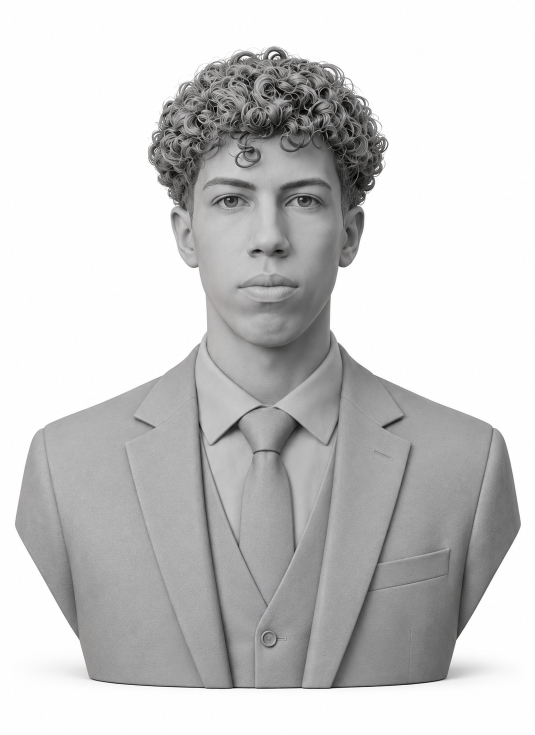
#> input picture assets/front-view.png, 1070 x 1470 px (shown at 1/2 size)
$ python reconstruct.py
#> lines starting #> are read from the running program, lines starting #| are printed output that depends on the picture; after the words box and inside, x2 and y2 are one past the last pixel; in counts of white or black regions, pixels touching at a corner belong together
#!/usr/bin/env python3
"""
Local two-view reconstruction of the clay bust (front + 90-degree side view).

This is NOT a neural image-to-3D model. It is a classic shape-from-silhouette
workflow that stays faithful to the two reference images:

  1. Both views are warped to a shared vertical scale using facial landmarks
     (hair top, eyes, mouth, chin, bust base), so row y means the same thing
     in the front and the side picture.
  2. For every row, the front silhouette gives the width and the side
     silhouette gives the depth (nose tip, lips, chin, back of the hair, ...).
  3. Each row's cross-section is a superellipse fitted in that width x depth
     box; the stack of rows is meshed with marching cubes and exported as GLB.
  4. The two clay photographs are saved as "tone" textures. The web app
     projects them back onto the particles, which carries the real facial
     detail and hair curls that a silhouette hull cannot contain.

Usage:  python3 tools/reconstruct.py
Needs:  numpy scipy opencv-python scikit-image trimesh
"""
import json
import pathlib

import cv2
import numpy as np
import trimesh
from scipy import ndimage as ndi
from skimage import measure

ROOT = pathlib.Path(__file__).resolve().parent.parent
FRONT = ROOT / "assets" / "front-view.png"
SIDE = ROOT / "assets" / "side-view.png"
OUT_GLB = ROOT / "public" / "models" / "my-portrait.glb"
OUT_META = ROOT / "src" / "data" / "portrait-meta.json"
OUT_FRONT_TONE = ROOT / "public" / "textures" / "front-tone.jpg"
OUT_SIDE_TONE = ROOT / "public" / "textures" / "side-tone.jpg"

N = 1280            # canonical rows: hair top -> bust base
WORLD_H = 2.0       # bust height in world units
THRESH = 240        # background is ~253, clay is darker
EXPONENT_FRONT = 2.5  # superellipse exponent on the face side (squarer = flatter face)
EXPONENT_BACK = 2.3
VOXELS_Y = 175

# Landmark rows (source pixels) measured on the two reference images:
#            top  eyes mouth chin bottom
FRONT_KNOTS = [92, 402, 575, 693, 1377]
SIDE_KNOTS = [29, 350, 525, 645, 1281]
# Where the same landmarks sit in the canonical image: the average fraction
# of the two views, so neither picture is distorted more than necessary.
frac_f = (np.array(FRONT_KNOTS) - FRONT_KNOTS[0]) / (FRONT_KNOTS[-1] - FRONT_KNOTS[0])
frac_s = (np.array(SIDE_KNOTS) - SIDE_KNOTS[0]) / (SIDE_KNOTS[-1] - SIDE_KNOTS[0])
CANON_ROWS = ((frac_f + frac_s) / 2.0) * (N - 1)

# Reference points for the world origin: ear canal column / ear row on the side view.
SIDE_EAR_COL = 655
SIDE_EAR_ROW = 430


def canonicalize(gray, knots, ear_row=None, ear_col=None):
    """Warp rows piecewise-linearly onto the canonical scale and rescale columns
    by the same average factor, so one canonical pixel is the same size in X, Y, Z."""
    h, w = gray.shape
    k = (knots[-1] - knots[0]) / (N - 1)  # source px per canonical px (average)
    wc = int(round(w / k))
    ys = np.arange(N, dtype=np.float32)
    src_rows = np.interp(ys, CANON_ROWS, knots).astype(np.float32)
    xs = (np.arange(wc, dtype=np.float32) * k)
    map_x = np.tile(xs[None, :], (N, 1))
    map_y = np.tile(src_rows[:, None], (1, wc))
    out = cv2.remap(gray, map_x, map_y, cv2.INTER_CUBIC, borderMode=cv2.BORDER_REPLICATE)
    extra = {}
    if ear_row is not None:
        extra["ear_row"] = float(np.interp(ear_row, knots, CANON_ROWS))
    if ear_col is not None:
        extra["ear_col"] = ear_col / k
    return out, extra


def silhouette(gray):
    m = gray < THRESH
    m = ndi.binary_opening(m, iterations=1)
    lab, n = ndi.label(m)
    sizes = ndi.sum(m, lab, range(1, n + 1))
    m = lab == (1 + int(np.argmax(sizes)))
    return ndi.binary_fill_holes(m)


def row_extents(mask, sigma=3.0):
    """Leftmost/rightmost foreground column per row, lightly smoothed so hair
    wisps do not make the hull jittery."""
    n, w = mask.shape
    lo = np.zeros(n)
    hi = np.zeros(n)
    for r in range(n):
        cols = np.flatnonzero(mask[r])
        if cols.size:
            lo[r], hi[r] = cols[0], cols[-1] + 1
        else:
            lo[r] = hi[r] = np.nan
    idx = np.arange(n)
    ok = ~np.isnan(lo)
    lo = np.interp(idx, idx[ok], lo[ok])
    hi = np.interp(idx, idx[ok], hi[ok])
    lo = ndi.median_filter(lo, size=9, mode="nearest")
    hi = ndi.median_filter(hi, size=9, mode="nearest")
    return ndi.gaussian_filter1d(lo, sigma, mode="nearest"), ndi.gaussian_filter1d(hi, sigma, mode="nearest")


def fill_background(gray, mask):
    """Replace background pixels with the nearest clay pixel so projecting a
    particle that lands on the silhouette edge never samples white."""
    wide = ndi.binary_dilation(mask, iterations=2)
    _, (iy, ix) = ndi.distance_transform_edt(~wide, return_indices=True)
    return gray[iy, ix]


def main():
    f_raw = cv2.imread(str(FRONT), cv2.IMREAD_GRAYSCALE)
#> f_raw: shape (1470, 1070); min 0, max 255, mean 202.8
    s_raw = cv2.imread(str(SIDE), cv2.IMREAD_GRAYSCALE)
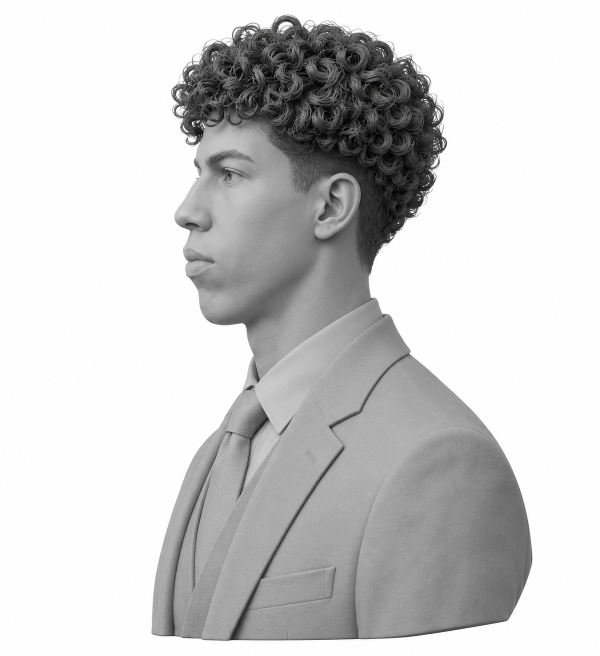
#> input picture assets/side-view.png, 1199 x 1312 px (shown at 1/2 size)
#> s_raw: shape (1312, 1199); min 0, max 255, mean 205.1
    f, _ = canonicalize(f_raw, FRONT_KNOTS)
    s, ex = canonicalize(s_raw, SIDE_KNOTS, SIDE_EAR_ROW, SIDE_EAR_COL)
#> call 2 of canonicalize, with ear_row = 430, ear_col = 655
#> in canonicalize (call 2), `out = cv2.remap(gray, map_x, map_y, cv2.INTER_CUBIC, borderMode=cv2.BO..`:
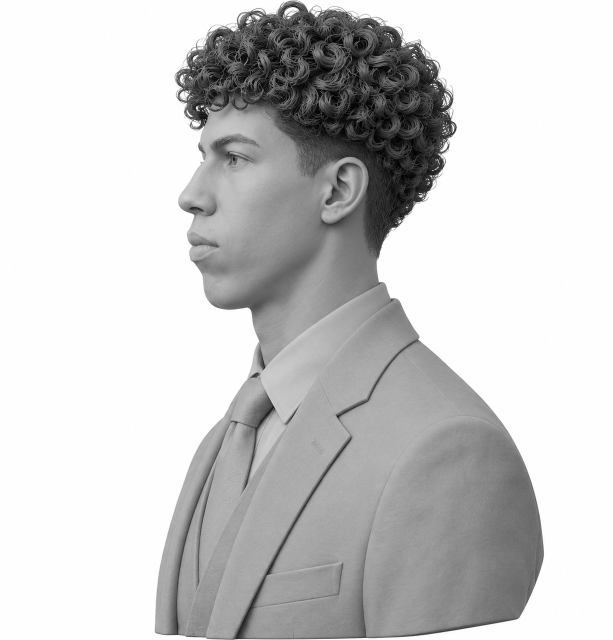
#> out: shape (1280, 1225) (shown at 1/2 size); min 0, max 255, mean 202.9
#> ex = {'ear_row': 398.5, 'ear_col': 669.1}

    fm, sm = silhouette(f), silhouette(s)
#> in silhouette, `m = gray < THRESH`:
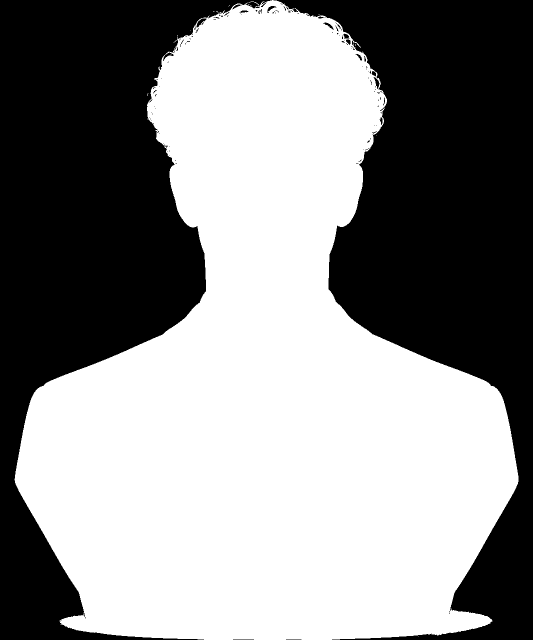
#> m: shape (1280, 1065) bool (shown at 1/2 size); 55.1% white; 119 black regions (98 under 20 px), largest, box (x1, y1, x2, y2) and area: (0, 0, 544, 1280) 308096, (547, 0, 1065, 1280) 302862, (393, 37, 413, 56) 145
#> in silhouette, `m = ndi.binary_opening(m, iterations=1)`: m: shape (1280, 1065) bool; 55% white; 91 black regions (75 under 20 px), largest, box (x1, y1, x2, y2) and area: (0, 0, 544, 1280) 308723, (547, 0, 1065, 1280) 303342, (684, 67, 701, 90) 176
#> in silhouette, `lab, n = ndi.label(m)`:
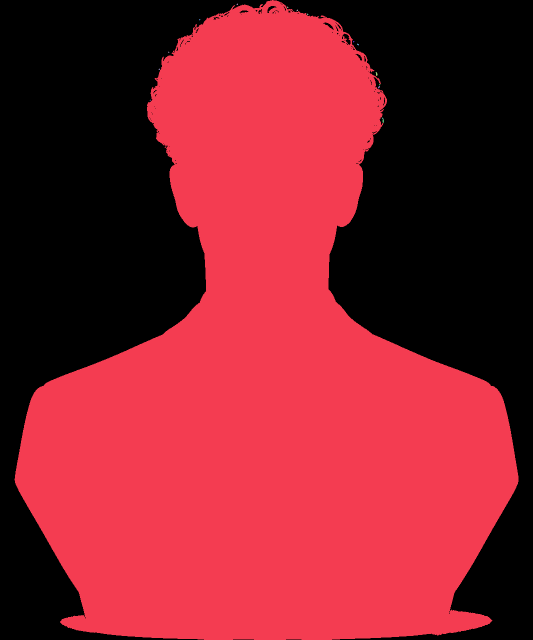
#> lab: shape (1280, 1065) int32 (shown at 1/2 size); 17 distinct labels, from 0 to 16; one colour per label, 0 black
#> in silhouette, `lab, n = ndi.label(m)`: n = 16
#> in silhouette, `sizes = ndi.sum(m, lab, range(1, n + 1))`: sizes = [749933, 5, 5, 5, 5, 5, 5, 8, 5, 5, 19, 5, 10, 5, 5, 20]
#> in silhouette, `m = lab == (1 + int(np.argmax(sizes)))`: m: shape (1280, 1065) bool; 55% white; 91 black regions (75 under 20 px), largest, box (x1, y1, x2, y2) and area: (0, 0, 544, 1280) 308748, (547, 0, 1065, 1280) 303429, (684, 67, 701, 90) 176
#> in silhouette, `return ndi.binary_fill_holes(m)`: returned value: shape (1280, 1065) bool; 55.1% white; 4 black regions, box (x1, y1, x2, y2) and area: (0, 0, 544, 1280) 308738, (547, 0, 1065, 1280) 303414, (466, 1279, 508, 1280) 42, (572, 1279, 603, 1280) 31
#> in silhouette (call 2), `m = gray < THRESH`: m: shape (1280, 1225) bool; 42.3% white; 4 white regions (3 under 20 px), largest, box (x1, y1, x2, y2) and area: (309, 0, 1088, 1280) 663747
#> in silhouette (call 2), `m = ndi.binary_opening(m, iterations=1)`: m: shape (1280, 1225) bool; 42.3% white; 19 white regions (16 under 20 px), largest, box (x1, y1, x2, y2) and area: (309, 0, 1088, 1280) 662909, (886, 156, 893, 165) 24, (854, 101, 861, 110) 22
#> in silhouette (call 2), `lab, n = ndi.label(m)`:
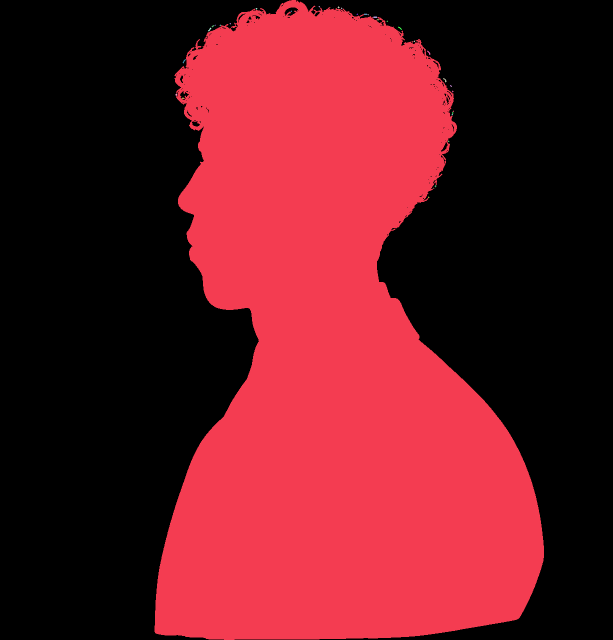
#> lab: shape (1280, 1225) int32 (shown at 1/2 size); 34 distinct labels, from 0 to 33; one colour per label, 0 black
#> in silhouette (call 2), `lab, n = ndi.label(m)`: n = 33
#> in silhouette (call 2), `sizes = ndi.sum(m, lab, range(1, n + 1))`: sizes = 33 values, max 662778 at index 0, min 5 at index 1, mean 20093.5
#> in silhouette (call 2), `m = lab == (1 + int(np.argmax(sizes)))`: m: shape (1280, 1225) bool; 42.3% white; 1 white region, box (x1, y1, x2, y2) and area: (309, 0, 1088, 1280) 662778
#> in silhouette (call 2), `return ndi.binary_fill_holes(m)`:
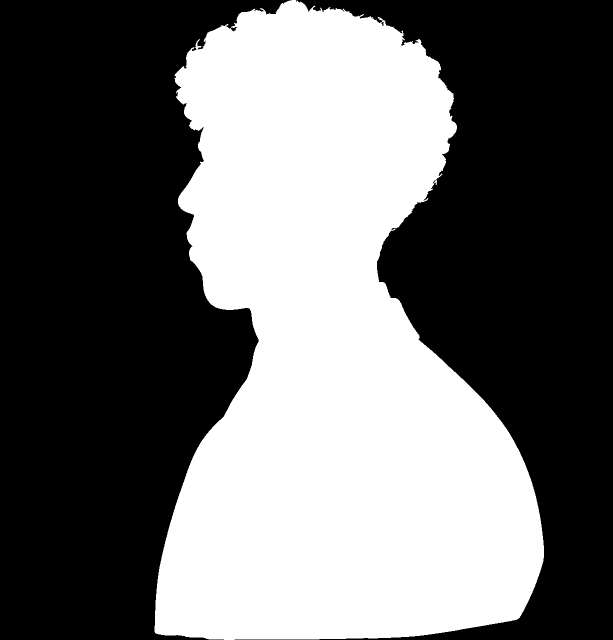
#> returned value: shape (1280, 1225) bool (shown at 1/2 size); 42.4% white; 1 white region, box (x1, y1, x2, y2) and area: (309, 0, 1088, 1280) 664378
    f_lo, f_hi = row_extents(fm)
#> the loop in row_extents, `for r in range(n):` made 1280 passes
#> cols on pass 1: [544, 545, 546]
#> after the loop in row_extents, `for r in range(n):`: hi = 1280 values, max 1037 at index 951, min 547 at index 0, mean 828.2; lo = 1280 values, max 544 at index 0, min 29 at index 957, mean 240.9
#> in row_extents, `lo = ndi.median_filter(lo, size=9, mode="nearest")`: lo = 1280 values, max 544 at index 0, min 30 at index 949, mean 240.9
#> f_lo = 1280 values, max 540.1 at index 0, min 30 at index 957, mean 240.9; f_hi = 1280 values, max 1037 at index 957, min 551.9 at index 0, mean 828.2
    s_lo, s_hi = row_extents(sm)
#> the loop in row_extents (call 2), `for r in range(n):` made 1280 passes
#> cols on pass 1: [583, 584, 585, 586, 587, 588, 589, 590, 591]
#> s_lo = 1280 values, max 578.9 at index 0, min 309 at index 1257, mean 395.4; s_hi = 1280 values, max 1088 at index 1103, min 577.1 at index 1279, mean 915.9

    # ---- world frame ------------------------------------------------------
    px = WORLD_H / (N - 1)                      # world units per canonical pixel
    ear_row = ex["ear_row"]
#> ear_row = 398.5
    ear_col = ex["ear_col"]
#> ear_col = 669.1
    x_center_px = (f_lo[: int(N * 0.55)].min() + f_hi[: int(N * 0.55)].max()) / 2.0  # head/bust axis
#> x_center_px = 536

    def world_y(row):  return (ear_row - row) * px
    def world_x(col):  return (col - x_center_px) * px
    def world_z(col):  return (ear_col - col) * px   # +z = towards the face / camera

    # ---- voxel field ------------------------------------------------------
    rows = np.linspace(7, N - 1, VOXELS_Y)  # skip the sliver of rows at the very top
    cx = (f_lo + f_hi) / 2.0
#> cx = 1280 values, max 560.9 at index 1230, min 520.1 at index 15, mean 534.6
    ax = (f_hi - f_lo) / 2.0
#> ax = 1280 values, max 503.5 at index 957, min 5.91 at index 0, mean 293.6
    cz = (s_lo + s_hi) / 2.0
#> cz = 1280 values, max 720.9 at index 833, min 503.6 at index 1279, mean 655.7
    bz = (s_hi - s_lo) / 2.0
#> bz = 1280 values, max 382.4 at index 1122, min 8.21 at index 0, mean 260.2

    x_min, x_max = world_x(f_lo.min()) - 0.05, world_x(f_hi.max()) + 0.05
#> x_min = -0.841; x_max = 0.833
    z_min, z_max = world_z(s_hi.max()) - 0.05, world_z(s_lo.min()) + 0.05
#> z_min = -0.705; z_max = 0.613
    step = (WORLD_H) / (VOXELS_Y - 1)
    xs = np.arange(x_min, x_max, step)
#> xs = 146 values from -0.841 to 0.825
    zs = np.arange(z_min, z_max, step)
#> zs = 115 values from -0.705 to 0.605
    field = np.full((len(xs), VOXELS_Y, len(zs)), -1.0, dtype=np.float32)

    X = xs[:, None]
#> X = 146 values from -0.841 to 0.825
    Z = zs[None, :]
    for j, r in enumerate(rows):
        ri = int(round(r))
        a = max(ax[ri] * px, 1e-3)
        b = max(bz[ri] * px, 1e-3)
        u = (X - world_x(cx[ri])) / a
        v = (Z - world_z(cz[ri])) / b          # v > 0 -> towards the face
        n = np.where(v > 0, EXPONENT_FRONT, EXPONENT_BACK)
        d = (np.abs(u) ** n + np.abs(v) ** n) ** (1.0 / n)
        field[:, j, :] = (1.0 - d).astype(np.float32)
#> this loop made 175 passes
#> (a, b) on passes 1 to 3: (0.0413, 0.0349), (0.0838, 0.0838), (0.109, 0.155)
#> pass 3, in main, `d = (np.abs(u) ** n + np.abs(v) ** n) ** (1.0 / n)`:
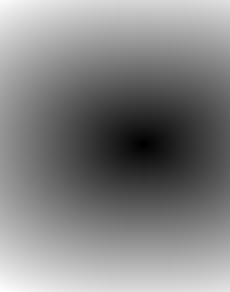
#> d: shape (146, 115) float64 (shown 2 times larger); min 0.0436, max 9.01, mean 4.67; drawn with min black and max white

    # row index 0 is the top of the head -> flip so +y is up in the array
    field = field[:, ::-1, :]
    ys = np.array([world_y(r) for r in rows])[::-1]
#> ys = 175 values from -1.38 to 0.612
    field = ndi.gaussian_filter(field, sigma=(0.8, 1.2, 0.8))
    # close the base: pad one empty slice below so marching cubes caps the bust
    field = np.pad(field, ((1, 1), (1, 1), (1, 1)), constant_values=-1.0)

    dy = (ys[-1] - ys[0]) / (VOXELS_Y - 1)
#> dy = 0.0114
    verts, faces, normals, _ = measure.marching_cubes(field, level=0.0, spacing=(step, dy, step))
    verts[:, 0] += x_min - step
    verts[:, 1] += ys[0] - dy
    verts[:, 2] += z_min - step
    # marching_cubes returns normals pointing towards decreasing field -> outward
    normals = -normals if np.mean(np.einsum("ij,ij->i", verts - verts.mean(0), normals)) < 0 else normals

    mesh = trimesh.Trimesh(vertices=verts, faces=faces, vertex_normals=normals, process=False)
    mesh.visual = trimesh.visual.ColorVisuals(mesh=mesh, vertex_colors=np.tile([200, 200, 200, 255], (len(verts), 1)))
    OUT_GLB.parent.mkdir(parents=True, exist_ok=True)
    mesh.export(OUT_GLB)

    # ---- tone textures + mapping metadata ---------------------------------
    f_tone = fill_background(f, fm)
    s_tone = fill_background(s, sm)
    y_top, y_bot = world_y(0), world_y(N - 1)

    fx0, fx1 = int(np.floor(f_lo.min())) - 4, int(np.ceil(f_hi.max())) + 4
    sx0, sx1 = int(np.floor(s_lo.min())) - 4, int(np.ceil(s_hi.max())) + 4
    f_img = f_tone[:, fx0:fx1]
    s_img = s_tone[:, sx0:sx1]
    # Downscale for the web, keep enough detail for the curls.
    def save(img, path, max_w=900):
        h, w = img.shape
        if w > max_w:
            img = cv2.resize(img, (max_w, int(h * max_w / w)), interpolation=cv2.INTER_AREA)
        path.parent.mkdir(parents=True, exist_ok=True)
        cv2.imwrite(str(path), img, [cv2.IMWRITE_JPEG_QUALITY, 90])
    save(f_img, OUT_FRONT_TONE)
    save(s_img, OUT_SIDE_TONE)

    meta = {
        "yTop": float(y_top), "yBottom": float(y_bot),
        "front": {"xMin": float(world_x(fx0)), "xMax": float(world_x(fx1))},
        # side image: column increases towards the BACK of the head, so z decreases
        "side": {"zNear": float(world_z(sx0)), "zFar": float(world_z(sx1))},
        "bounds": {
            "x": [float(xs[0]), float(xs[-1])],
            "y": [float(y_bot), float(y_top)],
            "z": [float(zs[0]), float(zs[-1])],
        },
        "vertices": int(len(verts)), "triangles": int(len(faces)),
    }
    OUT_META.parent.mkdir(parents=True, exist_ok=True)
    OUT_META.write_text(json.dumps(meta, indent=2))
    print(json.dumps(meta, indent=2))
    print("GLB:", OUT_GLB, f"{OUT_GLB.stat().st_size/1e6:.2f} MB")

    # debug previews (not shipped)
    dbg = ROOT / "tools" / "_debug"
    dbg.mkdir(exist_ok=True)
    cv2.imwrite(str(dbg / "front_canon.png"), f)
    cv2.imwrite(str(dbg / "side_canon.png"), s)
    cv2.imwrite(str(dbg / "front_mask.png"), (fm * 255).astype(np.uint8))
    cv2.imwrite(str(dbg / "side_mask.png"), (sm * 255).astype(np.uint8))


if __name__ == "__main__":
    main()
#> (the call stopped at in main, `mesh = trimesh.Trimesh(vertices=verts, faces=faces, vertex_normals=nor..`: trimesh is not available in this run)
